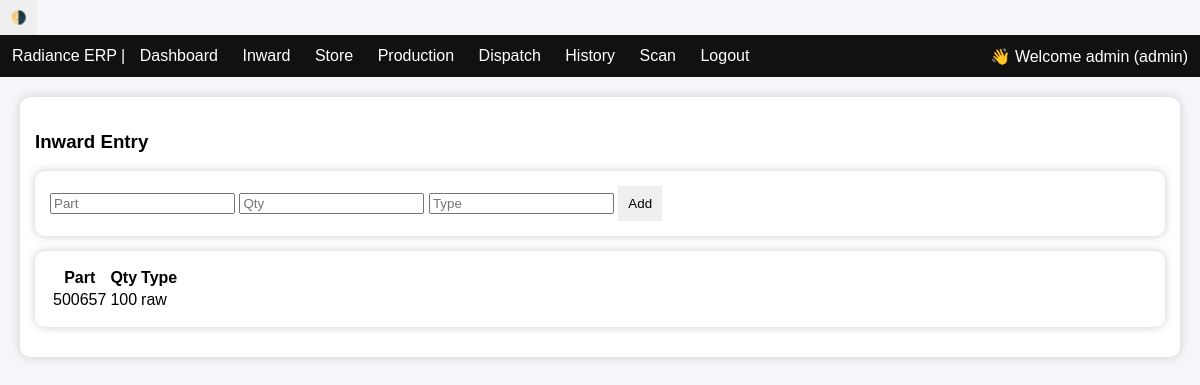
The app's page /inward (signed in), older data.
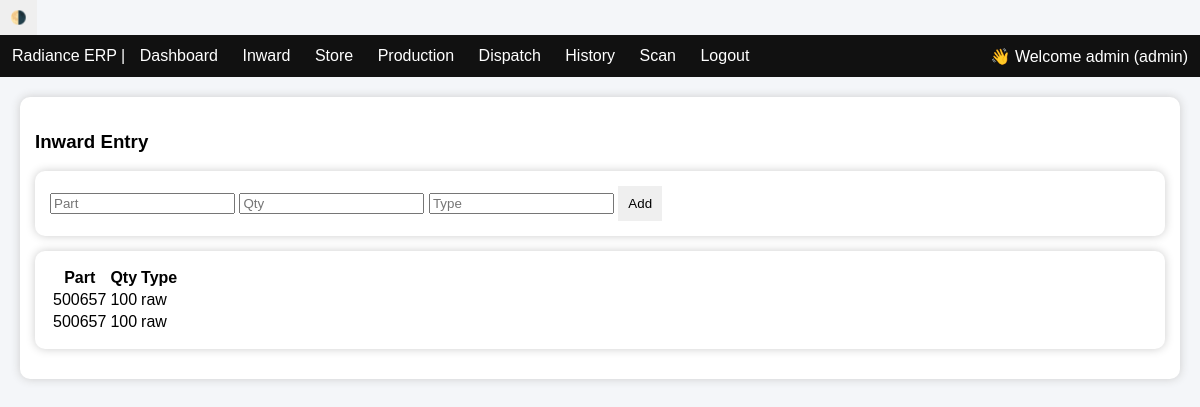
The same page, newer data.
### tables this page shows
CREATE TABLE inward (
    id INTEGER PRIMARY KEY AUTOINCREMENT,
    part TEXT,
    qty INTEGER,
    type TEXT,
    status TEXT DEFAULT 'pending'
);

### app.py (the view, shortened to what this page needs)
@app.route('/inward', methods=['GET','POST'])
def inward():
    if session.get('role') not in ['admin','inward']:
        return "Access Denied"
    part = request.args.get('part','')
    conn = get_db()
    cur = conn.cursor()
    cur.execute("SELECT * FROM inward")
    data = cur.fetchall()
    conn.close()
    return render_template("inward.html", data=data, part=part)

### app.py (called while the page is built)
def get_db():
    conn = sqlite3.connect("erp.db", check_same_thread=False)
    conn.row_factory = sqlite3.Row
    return conn

### templates/inward.html
{% extends 'base.html' %}
{% block content %}
<h3>Inward Entry</h3>
<div class="card">
<form method="post">
<input name="part" placeholder="Part" value="{{ part }}">
<input name="qty" placeholder="Qty">
<input name="type" placeholder="Type">
<button>Add</button>
</form>
</div>
<div class="card">
<table>
<tr><th>Part</th><th>Qty</th><th>Type</th></tr>
{% for i in data %}
<tr>
<td>{{ i['part'] }}</td>
<td>{{ i['qty'] }}</td>
<td>{{ i['type'] }}</td>
</tr>
{% endfor %}
</table>
</div>
{% endblock %}

### templates/base.html (shortened to what this page needs)
<!DOCTYPE html>
<html>
<head>
<button onclick="toggleTheme()">🌗</button>
</head>
<body>
<div class="nav">
Radiance ERP |
<a href="/dashboard">Dashboard</a>
<a href="/inward">Inward</a>
<a href="/store">Store</a>
<a href="/production">Production</a>
<a href="/dispatch">Dispatch</a>
<a href="/history">History</a>
<a href="/scan">Scan</a>
<a href="/logout">Logout</a>
<span style="float:right;">
👋 Welcome {{ session['user'] }} ({{ session['role'] }})
</span>
</div>
<div class="container">
<div class="card">
{% block content %}{% endblock %}
</div>
</div>
</body>
</html>

### templates/base.html (style rules this page uses)
body { font-family: Arial; margin: 0; transition: 0.3s; }
body.light { background: #f4f6f9; color: black; }
.nav { background: #111; color: white; padding: 12px; }
.nav a { color: white; margin: 10px; text-decoration: none; }
.container { padding: 20px; }
.card { padding: 15px; border-radius: 10px; margin-bottom: 15px; }
body.light .card { background: white; box-shadow: 0 0 10px #ccc; }
button { padding: 10px; border: none; cursor: pointer; }

Row changes from the older to the newer data that the page shows:
added inward: part "500657", qty "100", type "raw"
